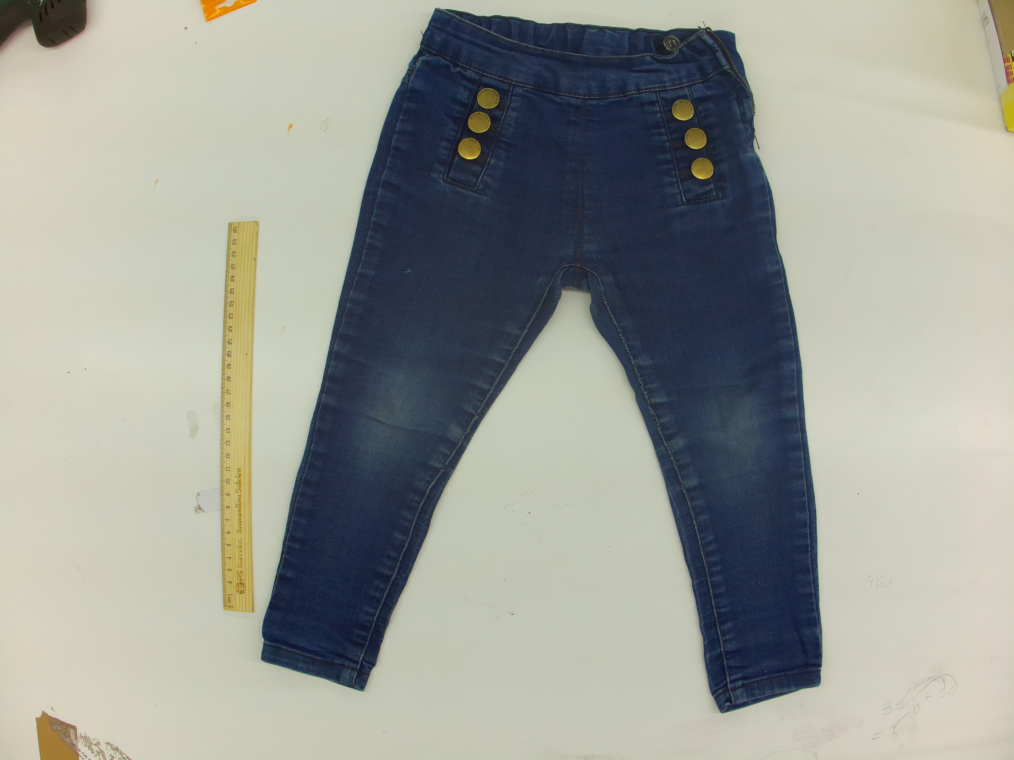
#> input picture test_images_mesurements/semburaco.jpg, 4056 x 3040 px, found by its file name (shown at 1/4 size)
$ python universal_defect_detector.py
#> lines starting #> are read from the running program, lines starting #| are printed output that depends on the picture; pictures that were not available may be replaced by others from this repository, and a replacement may not be noted
#!/usr/bin/env python3
"""
Universal Defect Detector
Compares any garment golden image with test image to find defects (holes, stains, tears, etc.)
Works with any type of apparel: shirts, trousers, dresses, jackets, etc.
"""

import cv2
import numpy as np
from pathlib import Path
import json
from datetime import datetime
from typing import List, Dict, Tuple, Optional

class UniversalDefectDetector:
    """
    Universal defect detection system for any type of garment
    """

    def __init__(self, sensitivity: float = 0.7):
        """
        Initialize detector

        Args:
            sensitivity: Detection sensitivity (0.0 to 1.0)
                        Lower = more sensitive (detects smaller defects)
                        Higher = less sensitive (only major defects)
        """
        self.sensitivity = sensitivity
        self.debug = False

    def preprocess_image(self, img: np.ndarray) -> np.ndarray:
        """Enhanced preprocessing for better comparison"""
        # Denoise
        denoised = cv2.fastNlMeansDenoisingColored(img, None, 10, 10, 7, 21)

        # Enhance contrast
        lab = cv2.cvtColor(denoised, cv2.COLOR_BGR2Lab)
        l, a, b = cv2.split(lab)

        # Apply CLAHE to L channel
        clahe = cv2.createCLAHE(clipLimit=2.0, tileGridSize=(8,8))
        l = clahe.apply(l)

        enhanced = cv2.merge([l, a, b])
        enhanced = cv2.cvtColor(enhanced, cv2.COLOR_Lab2BGR)

        return enhanced

    def extract_garment_region(self, img: np.ndarray) -> Tuple[np.ndarray, np.ndarray]:
        """
        Extract the garment from background
        Returns mask and bounding box
        """
        # Convert to grayscale
        gray = cv2.cvtColor(img, cv2.COLOR_BGR2GRAY)

        # Use multiple thresholding methods
        # Method 1: Otsu thresholding
        _, thresh1 = cv2.threshold(gray, 0, 255, cv2.THRESH_BINARY_INV + cv2.THRESH_OTSU)

        # Method 2: Adaptive threshold
        thresh2 = cv2.adaptiveThreshold(gray, 255, cv2.ADAPTIVE_THRESH_GAUSSIAN_C,
                                       cv2.THRESH_BINARY_INV, 11, 2)

        # Combine methods
        mask = cv2.bitwise_or(thresh1, thresh2)

        # Clean up mask
        kernel = np.ones((5,5), np.uint8)
        mask = cv2.morphologyEx(mask, cv2.MORPH_CLOSE, kernel, iterations=2)
        mask = cv2.morphologyEx(mask, cv2.MORPH_OPEN, kernel, iterations=1)

        # Find largest contour (the garment)
        contours, _ = cv2.findContours(mask, cv2.RETR_EXTERNAL, cv2.CHAIN_APPROX_SIMPLE)
        if contours:
            largest = max(contours, key=cv2.contourArea)
            # Create clean mask from largest contour
            clean_mask = np.zeros_like(mask)
            cv2.drawContours(clean_mask, [largest], -1, 255, -1)

            # Get bounding box
            x, y, w, h = cv2.boundingRect(largest)
            bbox = (x, y, w, h)

            return clean_mask, bbox

        return mask, (0, 0, img.shape[1], img.shape[0])

    def align_images_robust(self, golden: np.ndarray, test: np.ndarray) -> np.ndarray:
        """
        Robust image alignment using multiple feature detectors
        """
        # Convert to grayscale
        gray_golden = cv2.cvtColor(golden, cv2.COLOR_BGR2GRAY)
        gray_test = cv2.cvtColor(test, cv2.COLOR_BGR2GRAY)

        # Try SIFT first (best for textured surfaces)
        try:
            sift = cv2.SIFT_create(nfeatures=5000)
            kp1, des1 = sift.detectAndCompute(gray_golden, None)
            kp2, des2 = sift.detectAndCompute(gray_test, None)

            if des1 is not None and des2 is not None and len(des1) > 10:
                # FLANN matcher
                FLANN_INDEX_KDTREE = 1
                index_params = dict(algorithm=FLANN_INDEX_KDTREE, trees=5)
                search_params = dict(checks=50)
                flann = cv2.FlannBasedMatcher(index_params, search_params)

                matches = flann.knnMatch(des1, des2, k=2)

                # Filter good matches
                good = []
                for match_pair in matches:
                    if len(match_pair) == 2:
                        m, n = match_pair
                        if m.distance < 0.7 * n.distance:
                            good.append(m)

                if len(good) > 10:
                    src_pts = np.float32([kp1[m.queryIdx].pt for m in good]).reshape(-1, 1, 2)
                    dst_pts = np.float32([kp2[m.trainIdx].pt for m in good]).reshape(-1, 1, 2)

                    M, mask = cv2.findHomography(src_pts, dst_pts, cv2.RANSAC, 5.0)
                    if M is not None:
                        h, w = test.shape[:2]
                        aligned = cv2.warpPerspective(golden, M, (w, h))
                        return aligned
        except:
            pass

        # Fallback: ORB (faster, works for most cases)
        try:
            orb = cv2.ORB_create(nfeatures=5000)
            kp1, des1 = orb.detectAndCompute(gray_golden, None)
            kp2, des2 = orb.detectAndCompute(gray_test, None)

            if des1 is not None and des2 is not None:
                matcher = cv2.BFMatcher(cv2.NORM_HAMMING, crossCheck=True)
                matches = matcher.match(des1, des2)

                if len(matches) > 10:
                    matches = sorted(matches, key=lambda x: x.distance)
                    src_pts = np.float32([kp1[m.queryIdx].pt for m in matches[:50]]).reshape(-1, 1, 2)
                    dst_pts = np.float32([kp2[m.trainIdx].pt for m in matches[:50]]).reshape(-1, 1, 2)

                    M, mask = cv2.findHomography(src_pts, dst_pts, cv2.RANSAC, 5.0)
                    if M is not None:
                        h, w = test.shape[:2]
                        aligned = cv2.warpPerspective(golden, M, (w, h))
                        return aligned
        except:
            pass

        # If alignment fails, return original
        return golden

    def detect_defects_multiscale(self, golden: np.ndarray, test: np.ndarray,
                                  mask: np.ndarray) -> List[Dict]:
        """
        Detect defects using multiple scales and methods
        """
        defects = []

        # Multiple color spaces for comprehensive analysis
        # BGR difference
        diff_bgr = cv2.absdiff(golden, test)
        diff_bgr_gray = cv2.cvtColor(diff_bgr, cv2.COLOR_BGR2GRAY)

        # HSV difference (good for color changes)
        golden_hsv = cv2.cvtColor(golden, cv2.COLOR_BGR2HSV)
        test_hsv = cv2.cvtColor(test, cv2.COLOR_BGR2HSV)
        diff_hsv = cv2.absdiff(golden_hsv, test_hsv)
        diff_hsv_gray = diff_hsv[:,:,2]  # Use Value channel

        # LAB difference (perceptually uniform)
        golden_lab = cv2.cvtColor(golden, cv2.COLOR_BGR2Lab)
        test_lab = cv2.cvtColor(test, cv2.COLOR_BGR2Lab)
        diff_lab = cv2.absdiff(golden_lab, test_lab)
        diff_lab_gray = cv2.cvtColor(diff_lab, cv2.COLOR_Lab2BGR)
        diff_lab_gray = cv2.cvtColor(diff_lab_gray, cv2.COLOR_BGR2GRAY)

        # Combine all differences with weights
        combined_diff = cv2.addWeighted(diff_bgr_gray, 0.3, diff_hsv_gray, 0.3, 0)
        combined_diff = cv2.addWeighted(combined_diff, 1.0, diff_lab_gray, 0.4, 0)

        # Apply mask to focus on garment only
        combined_diff = cv2.bitwise_and(combined_diff, mask)

        # Multi-scale detection
        scales = [1.0, 0.75, 0.5]  # Different scales to detect various defect sizes

        for scale in scales:
            # Resize if needed
            if scale != 1.0:
                scaled_diff = cv2.resize(combined_diff, None, fx=scale, fy=scale)
            else:
                scaled_diff = combined_diff

            # Dynamic thresholding based on sensitivity
            threshold_value = int(255 * (1.0 - self.sensitivity) * 0.3)
            _, thresh = cv2.threshold(scaled_diff, threshold_value, 255, cv2.THRESH_BINARY)

            # Also use adaptive threshold
            adaptive = cv2.adaptiveThreshold(scaled_diff, 255,
                                           cv2.ADAPTIVE_THRESH_GAUSSIAN_C,
                                           cv2.THRESH_BINARY, 11, 2)

            # Combine thresholds
            combined_thresh = cv2.bitwise_or(thresh, adaptive)

            # Clean up
            kernel_size = max(3, int(5 * scale))
            kernel = np.ones((kernel_size, kernel_size), np.uint8)
            cleaned = cv2.morphologyEx(combined_thresh, cv2.MORPH_OPEN, kernel)
            cleaned = cv2.morphologyEx(cleaned, cv2.MORPH_CLOSE, kernel)

            # Find contours
            contours, _ = cv2.findContours(cleaned, cv2.RETR_EXTERNAL, cv2.CHAIN_APPROX_SIMPLE)

            # Analyze contours
            min_area = 50 * scale * scale  # Adjust minimum area by scale
            max_area = (cleaned.shape[0] * cleaned.shape[1]) * 0.1  # Max 10% of image

            for contour in contours:
                area = cv2.contourArea(contour)

                if min_area < area < max_area:
                    # Get properties
                    x, y, w, h = cv2.boundingRect(contour)

                    # Scale back to original size
                    if scale != 1.0:
                        x, y, w, h = int(x/scale), int(y/scale), int(w/scale), int(h/scale)
                        area = area / (scale * scale)

                    # Calculate shape properties
                    perimeter = cv2.arcLength(contour, True)
                    circularity = 4 * np.pi * area / (perimeter ** 2) if perimeter > 0 else 0

                    # Get intensity in difference image
                    roi_mask = np.zeros(combined_diff.shape, np.uint8)
                    scaled_contour = contour
                    if scale != 1.0:
                        scaled_contour = (contour / scale).astype(np.int32)
                    cv2.drawContours(roi_mask, [scaled_contour], -1, 255, -1)
                    mean_diff = cv2.mean(combined_diff, mask=roi_mask)[0]

                    # Calculate confidence
                    size_score = min(1.0, area / 5000)
                    intensity_score = min(1.0, mean_diff / 100)

                    confidence = (size_score * 0.4 + intensity_score * 0.6)

                    # Get center
                    M = cv2.moments(contour)
                    if M["m00"] != 0:
                        cx = int(M["m10"] / M["m00"] / scale) if scale != 1.0 else int(M["m10"] / M["m00"])
                        cy = int(M["m01"] / M["m00"] / scale) if scale != 1.0 else int(M["m01"] / M["m00"])
                    else:
                        cx, cy = x + w//2, y + h//2

                    # Classify defect type
                    defect_type = self.classify_defect(circularity, area, mean_diff)

                    defect = {
                        'type': defect_type,
                        'bbox': [x, y, w, h],
                        'center': [cx, cy],
                        'area': float(area),
                        'circularity': float(circularity),
                        'mean_difference': float(mean_diff),
                        'confidence': float(confidence),
                        'scale_detected': scale
                    }

                    # Check if this defect is not a duplicate
                    is_duplicate = False
                    for existing in defects:
                        dist = np.sqrt((existing['center'][0] - cx)**2 +
                                     (existing['center'][1] - cy)**2)
                        if dist < max(w, h) * 0.5:  # Too close to existing defect
                            is_duplicate = True
                            # Keep the one with higher confidence
                            if confidence > existing['confidence']:
                                defects.remove(existing)
                                is_duplicate = False
                            break

                    if not is_duplicate:
                        defects.append(defect)

        # Sort by confidence
        defects.sort(key=lambda x: x['confidence'], reverse=True)

        return defects

    # [14 lines left out: function classify_defect, not called in this run]

    def detect(self, golden_path: str, test_path: str, output_path: str = None) -> Dict:
        """
        Main detection method

        Args:
            golden_path: Path to reference image (no defects)
            test_path: Path to test image (may have defects)
            output_path: Optional path to save visualization

        Returns:
            Dictionary with detection results
        """
        print(f"\n{'='*60}")
        print("UNIVERSAL DEFECT DETECTION SYSTEM")
        print(f"{'='*60}")

        # Load images
        print(f"\n📷 Loading images...")
        golden = cv2.imread(str(golden_path))
#> golden is the input picture: shape (3040, 4056, 3); mean B, G, R 148.5, 156.2, 153.4
        test = cv2.imread(str(test_path))
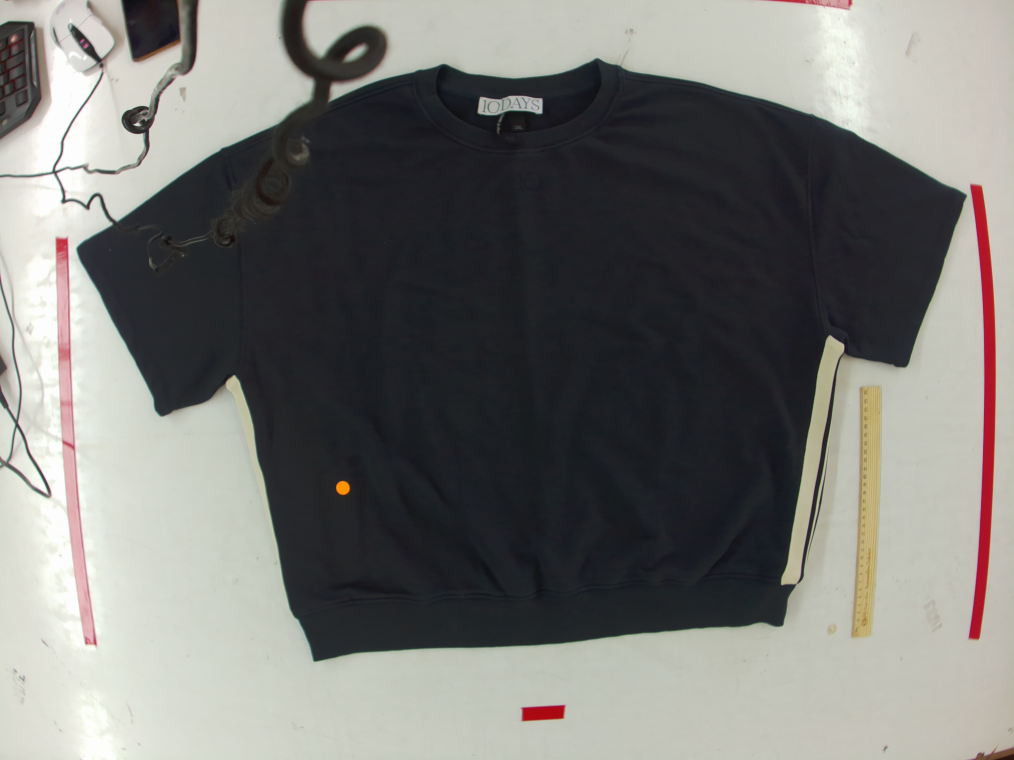
#> input picture test_images_mesurements/ant.jpg, 4056 x 3040 px, given in place of buraco.jpg, which was not available (shown at 1/4 size)
#> test is the input picture: shape (3040, 4056, 3); mean B, G, R 116.6, 119.9, 120.4

        if golden is None or test is None:
            print("❌ Error: Could not load images")
            return None

        print(f"  Golden image: {golden.shape[:2]}")
#|   Golden image: (3040, 4056)
        print(f"  Test image: {test.shape[:2]}")
#|   Test image: (3040, 4056)

        # Resize for processing if too large
        max_dim = 2000
        if max(golden.shape[:2]) > max_dim:
            scale = max_dim / max(golden.shape[:2])
            new_size = (int(golden.shape[1] * scale), int(golden.shape[0] * scale))
            golden = cv2.resize(golden, new_size)
#> golden: shape (1499, 2000, 3)
            test = cv2.resize(test, new_size)
#> test: shape (1499, 2000, 3)
            print(f"  Resized to {new_size} for processing")
#|   Resized to (2000, 1499) for processing

        # Preprocess
        print("\n🔧 Preprocessing images...")
        golden = self.preprocess_image(golden)
#> in preprocess_image, `l, a, b = cv2.split(lab)`:
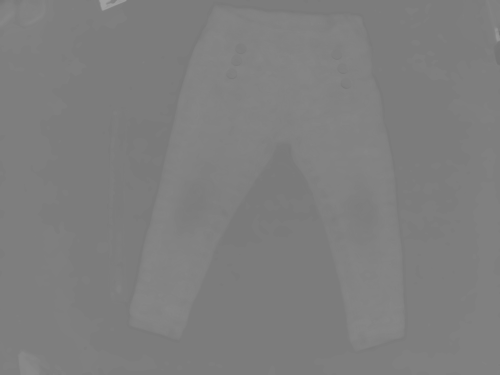
#> a: shape (1499, 2000) (shown at 1/4 size); min 116, max 161, mean 126.3
#> in preprocess_image, `l, a, b = cv2.split(lab)`:
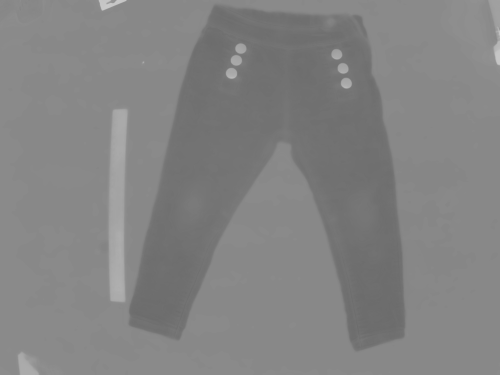
#> b: shape (1499, 2000) (shown at 1/4 size); min 105, max 203, mean 130.7
#> in preprocess_image, `l = clahe.apply(l)`:
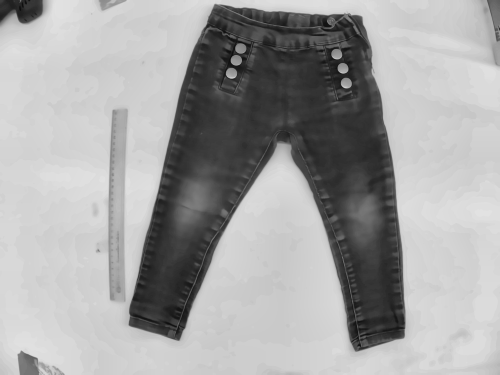
#> l: shape (1499, 2000) (shown at 1/4 size); min 6, max 228, mean 163.5
#> in preprocess_image, `enhanced = cv2.cvtColor(enhanced, cv2.COLOR_Lab2BGR)`:
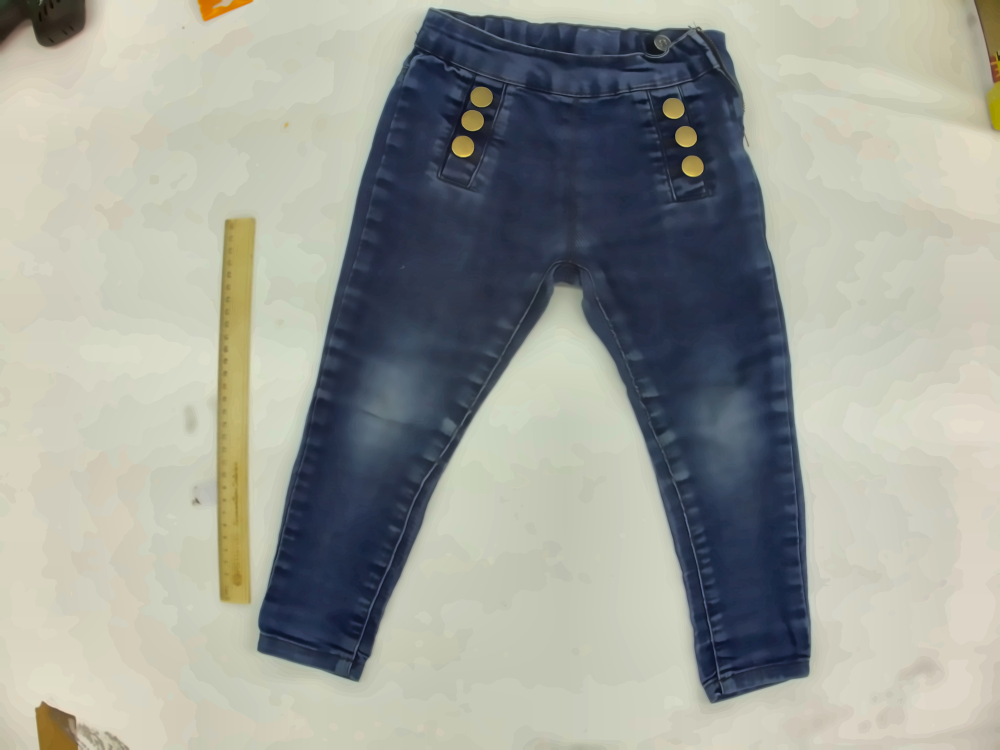
#> enhanced: shape (1499, 2000, 3) (shown at 1/2 size); mean B, G, R 152, 159.6, 156.7
        test = self.preprocess_image(test)
#> (the rest of the program and of its run is left out)
